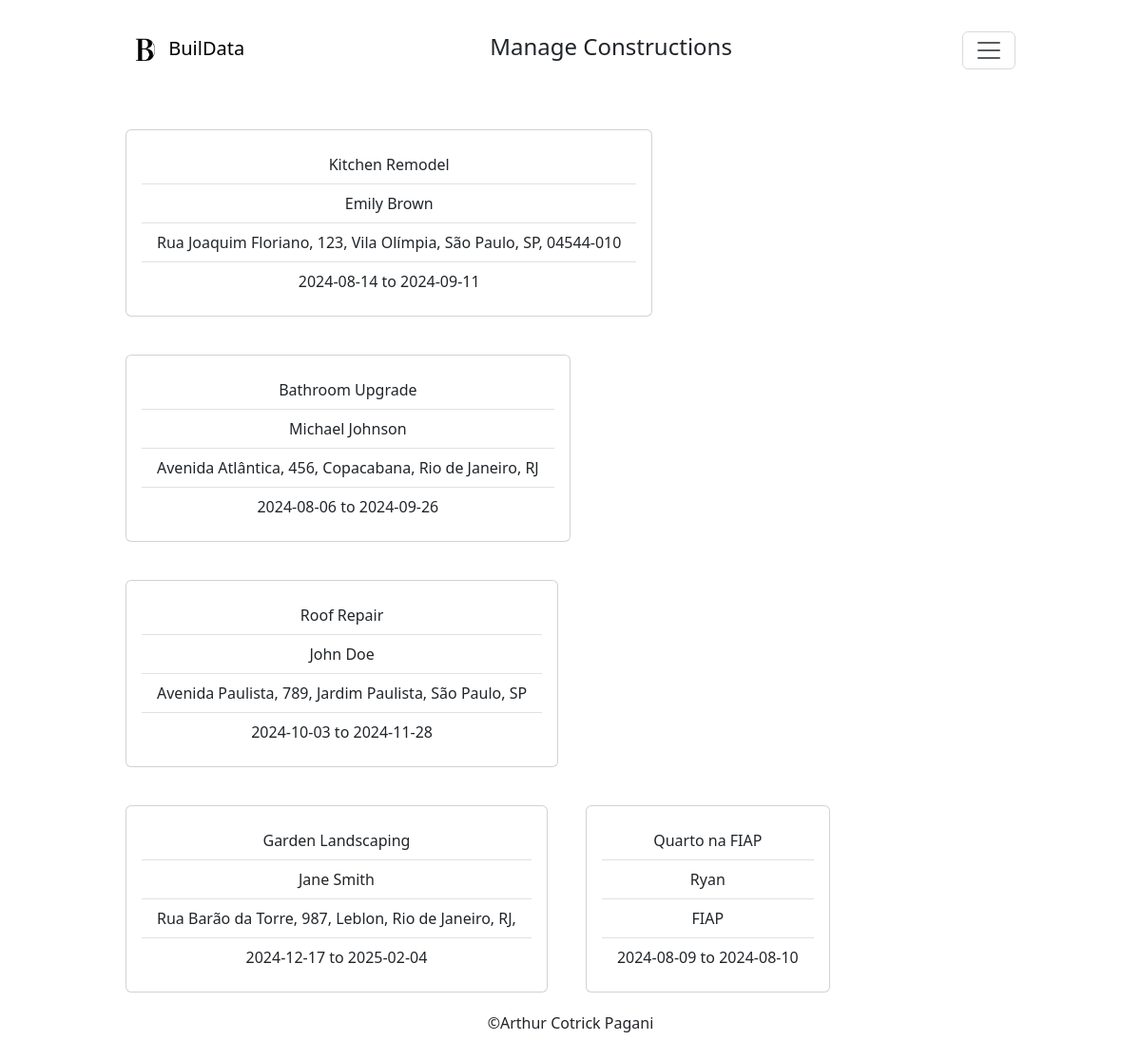
Page /mng_constr (signed in) on the earlier database version.
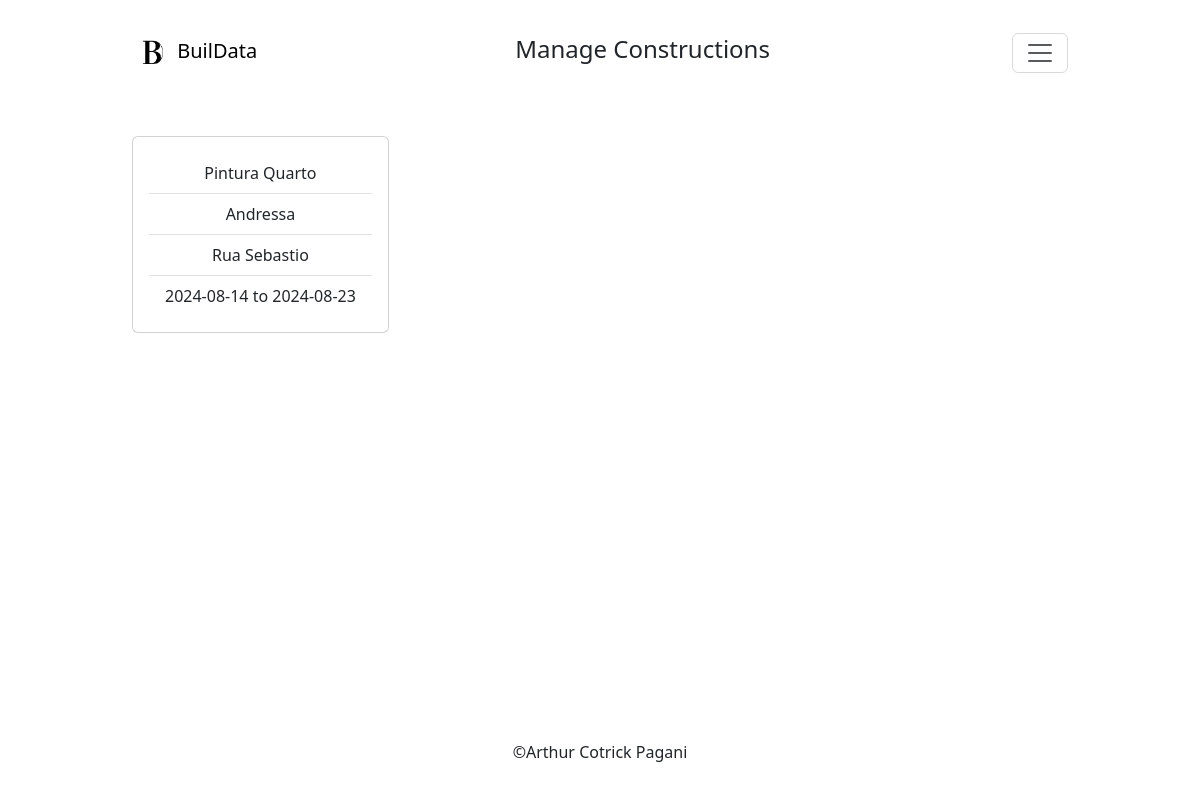
Same page on the later database version.
### tables this page shows
CREATE TABLE constructions (
id INTEGER PRIMARY KEY,
user_id INTEGER,
construction_name TEXT,
client TEXT,
address TEXT,
start_date TEXT,
end_date TEXT,
FOREIGN KEY (user_id) REFERENCES users(id)
);

### app.py (the view)
@app.route("/mng_constr")
@login_required
def mng_constr():
    constructions = db.execute("SELECT * FROM constructions WHERE user_id=?", session["user_id"])
    return render_template("mng_constr.html", constructions=constructions)

### app.py (called while the page is built)
def login_required(f):
    @wraps(f)
    def decorated_function(*args, **kwargs):
        if session.get("user_id") is None:
            return redirect("/login")
        return f(*args, **kwargs)
    return decorated_function

@app.after_request
def after_request(response):
    response.headers["Cache-Control"] = "no-cache, no-store, must-revalidate"
    response.headers["Expires"] = 0
    response.headers["Pragma"] = "no-cache"
    return response

### templates/mng_constr.html (shortened to what this page needs)
{% extends "layout.html" %}
{% block nav %}
    Manage Constructions
{% endblock %}
{% block body %}
    {% if constructions %}
        <div class="container__cards">
            {% for data_constr in constructions %}
                    <a class="card" href="/constr_info?id={{ data_constr.id }}">
                        <div class="card-body">
                            <ul class="list-group list-group-flush">
                                <li class="list-group-item">{{ data_constr.construction_name }}</li>
                                <li class="list-group-item">{{ data_constr.client }}</li>
                                <li class="list-group-item">{{ data_constr.address }}</li>
                                <li class="list-group-item">{{ data_constr.start_date }} to {{ data_constr.end_date }}</li>
                            </ul>
                        </div>
                    </a>
            {% endfor %}
        </div>
    {% endif %}
{% endblock %}

### templates/layout.html (shortened to what this page needs)
<!DOCTYPE html>
<html lang="en">
<head>
    <link rel="stylesheet" href="../static/css/style.css">
    <link href="https://cdn.jsdelivr.net/npm/bootstrap@5.3.3/dist/css/bootstrap.min.css" rel="stylesheet">
    <link rel="stylesheet" href="https://cdn.lineicons.com/4.0/lineicons.css">
</head>
<body>
    <header class="header">
        <div class="container__grid">
            <nav class="navbar">
                <div class="container-fluid">
                    {% if not session["user_id"] %}
                        <a class="navbar-brand" href="#">
                            <img src="/static/logo/logo.png" alt="Logo" width="40" height="40" class="d-inline-block align-text-center">
                            BuilData
                        </a>
                    {% else %}
                        <a class="navbar-brand" href="/">
                            <img src="/static/logo/logo.png" alt="Logo" width="40" height="40" class="d-inline-block align-text-center">
                            BuilData
                        </a>
                        <h4>{% block nav %}{% endblock %}</h4>
                        <button class="navbar-toggler" type="button" data-bs-toggle="offcanvas" data-bs-target="#offcanvasNavbar" aria-controls="offcanvasNavbar" aria-label="Toggle navigation">
                            <span class="navbar-toggler-icon"></span>
                        </button>
                    {% endif %}
                </div>
            </nav>
        </div>
    </header>
    <main class="main">
        <section class="container text-center container__grid">
                {% block body %}{% endblock %}
        </section>
    </main>
    <footer class="footer">
        <div class="container__grid">
            <div class="footer__text">
                <p>
                    &copy;Arthur Cotrick Pagani
                </p>
            </div>
        </div>
    </footer>
</body>
</html>

### static/css/style.css (style rules this page uses)
* { margin: 0; padding: 0; }
body { height: 100vh; }
.header { height: 17%; padding-top: 20px; }
.main { min-height: 73%; }
.footer { height: 10%; display: flex; justify-content: center; align-items: center; }
.footer__text { display: flex; justify-content: center; }
.main .container { height: 100%; }
.container__grid { width: 80% !important; margin: 0 auto; }
.container__cards { display: flex; flex-wrap: wrap; gap: 40px; margin: 0 auto; }
.card { text-decoration: none; }

Differences in the rows shown:
removed constructions: construction_name "Bathroom Upgrade", client "Michael Johnson", address "Avenida Atlântica, 456, Copacabana, Rio de Janeiro, RJ", start_date "2024-08-06", end_date "2024-09-26"
removed constructions: construction_name "Roof Repair", client "John Doe", address "Avenida Paulista, 789, Jardim Paulista, São Paulo, SP", start_date "2024-10-03", end_date "2024-11-28"
removed constructions: construction_name "Garden Landscaping", client "Jane Smith", address "Rua Barão da Torre, 987, Leblon, Rio de Janeiro, RJ,", start_date "2024-12-17", end_date "2025-02-04"
removed constructions: construction_name "Quarto na FIAP", client "Ryan", address "FIAP", start_date "2024-08-09", end_date "2024-08-10"
changed constructions: construction_name "Kitchen Remodel" → "Pintura Quarto"; client "Emily Brown" → "Andressa"; address "Rua Joaquim Floriano, 123, Vila Olímpia, São Paulo, SP, 04544-010" → "Rua Sebastio"; end_date "2024-09-11" → "2024-08-23"
